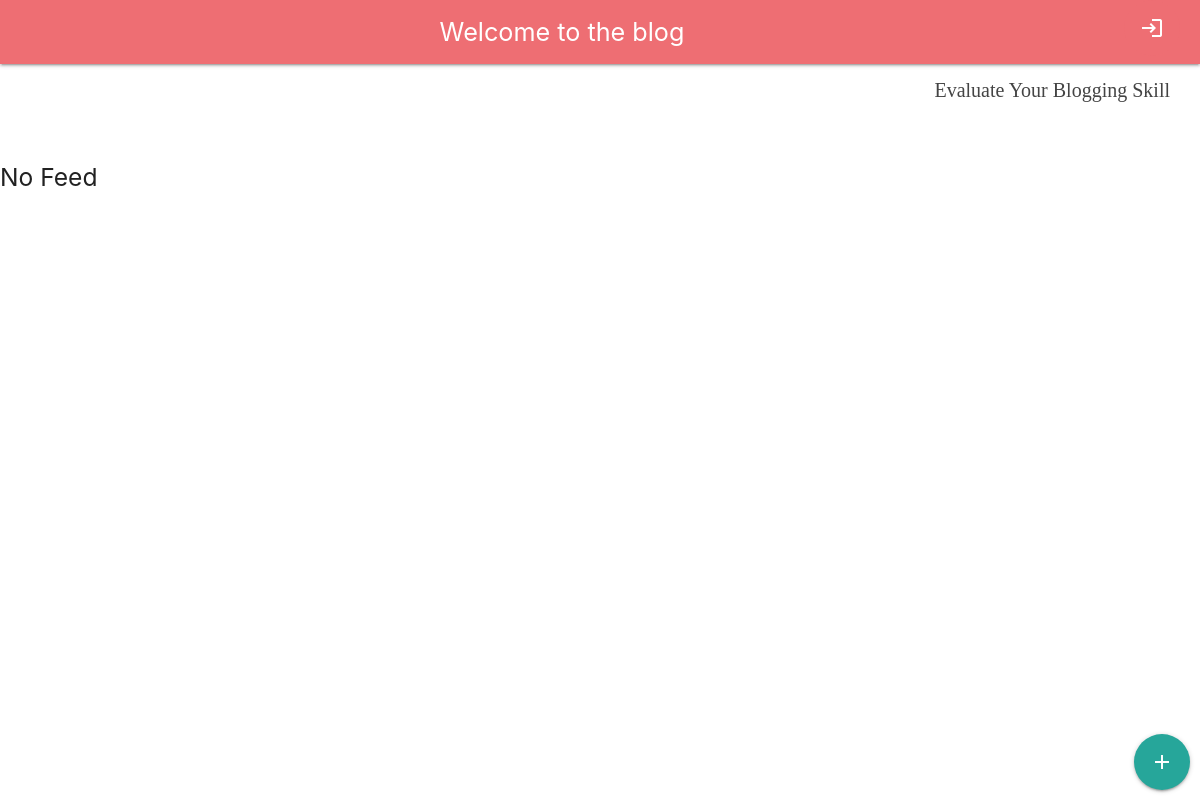
The page /feed.php on the database as committed earlier.
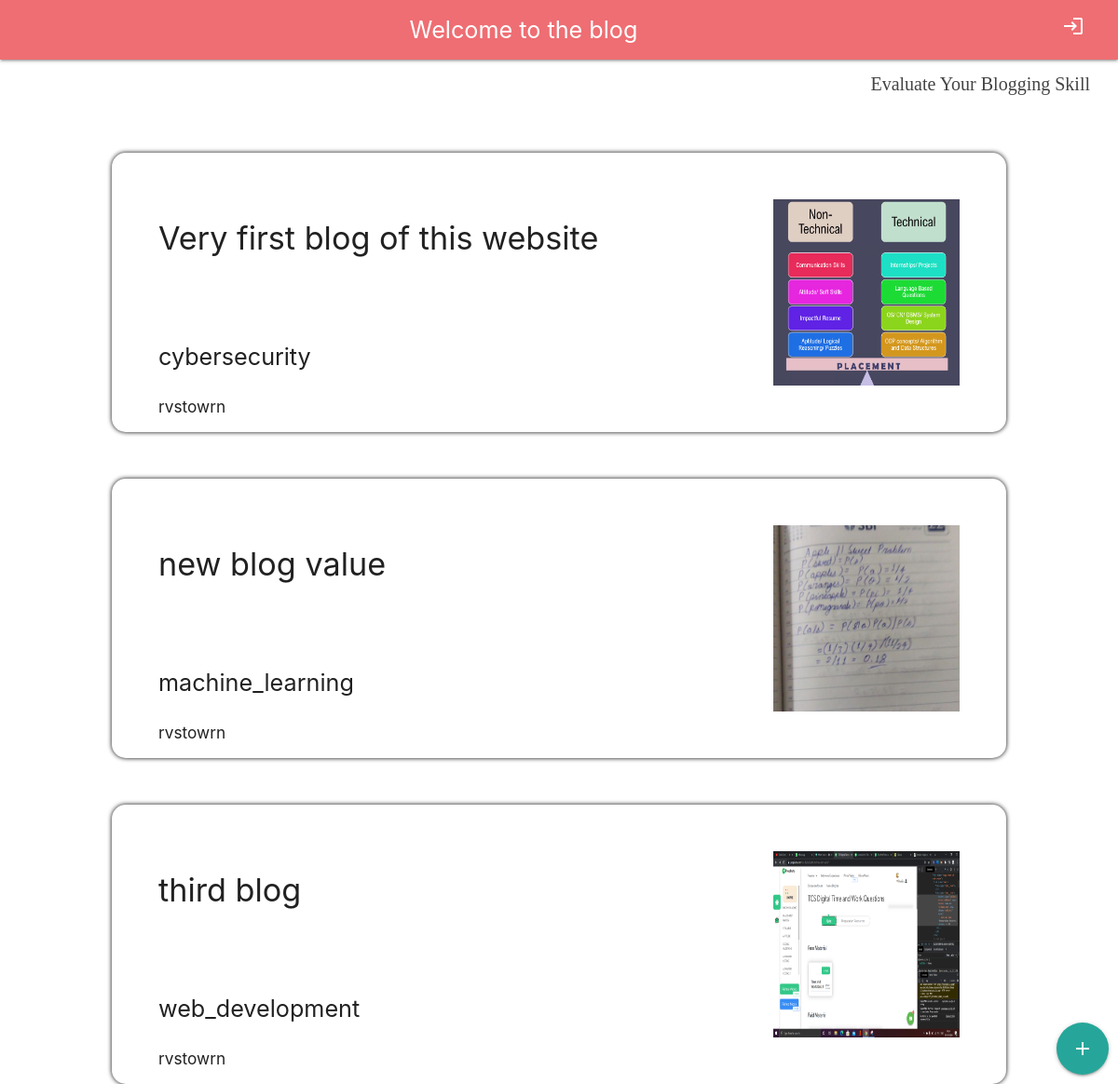
The same page on the database as committed later.
### tables this page shows
CREATE TABLE `blog` (
  `text` text NOT NULL,
  `img_src` varchar(100) NOT NULL,
  `author` varchar(100) NOT NULL,
  `topic` varchar(100) NOT NULL
);

### feed.php (the view, shortened to what this page needs)
<?php
    echo "<nav>
        <a href='./api/logout.php' class='btn-flat btn-floating btn-large right' style='background-color:#ee6e73'>
            <i class='material-icons'>login</i>
        </a>
            <p class='flow-text'>Welcome " . $_SESSION['username'] . " to the blog</p>
        </nav>";
?>
<!DOCTYPE html>
<html lang="en">
<head>
    <link rel="stylesheet" href="https://cdnjs.cloudflare.com/ajax/libs/materialize/1.0.0/css/materialize.min.css">
</head>
<body>
    <?php
        include './db/connect_db.php';
        $sql = "SELECT * from blog";
        $result = $conn->query($sql);
        if ($result->num_rows > 0) {
            while($row = $result->fetch_assoc()) {
                echo "<div class='blog'>
                        <img src='uploads/" . $row["img_src"]."'>
                        <h4 class='text'> " . $row["text"] . " </h4>
                        <div>
                            <p class='flow-text topic right'> " . $row["topic"] . " </p>
                            <h6 class='author'> " . $row["author"] . " </h6>
                        </div>
                      </div>";
            }
        }
        else{
            echo '<h5> No Feed </h5>';
        }
    ?>
    <a href="./evaluate.php" class='side-msg'>Evaluate Your Blogging Skill</a>
    <a href='./create_blog.php' class="btn-floating btn-large bottom_side">
        <i class="material-icons">add</i>
    </a>
</body>
</html>

### feed.php (style rules this page uses)
body { width:100vw; height:100vh; overflow-x:hidden; }
.bottom_side { position:fixed; bottom:10px; right:10px; }
.blog { padding:50px; height:300px; width:80%; position:relative; margin:50px auto; box-shadow: 0 0 5px black; border-radius:15px; }
.blog > img { width:200px; height:200px; float:right; }
.blog > div { position:absolute; bottom:10px; }
nav { padding-right:20px; text-align:center; margin-bottom:100px; }
.side-msg { text-decoration: none; font-size: 20px; position: absolute; top: 75px; right: 30px; color: #444; font-family: cursive; }

Rows that differ between the two databases and show on the page:
added blog: img_src (picture), text "Very first blog of this website", topic "cybersecurity", author "rvstowrn"
added blog: img_src (picture), text "new blog value", topic "machine_learning", author "rvstowrn"
added blog: img_src (picture), text "third blog", topic "web_development", author "rvstowrn"
Other text that changed with them:
text no longer shown: "No Feed"
